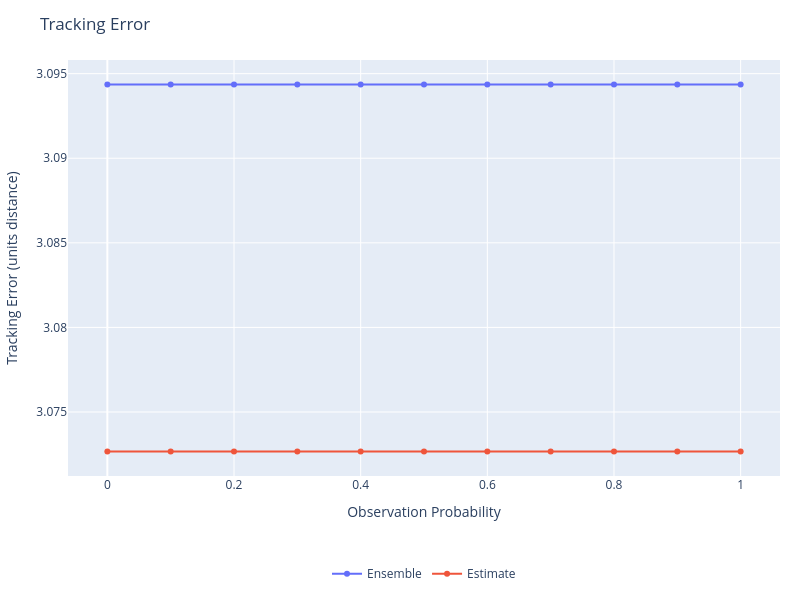
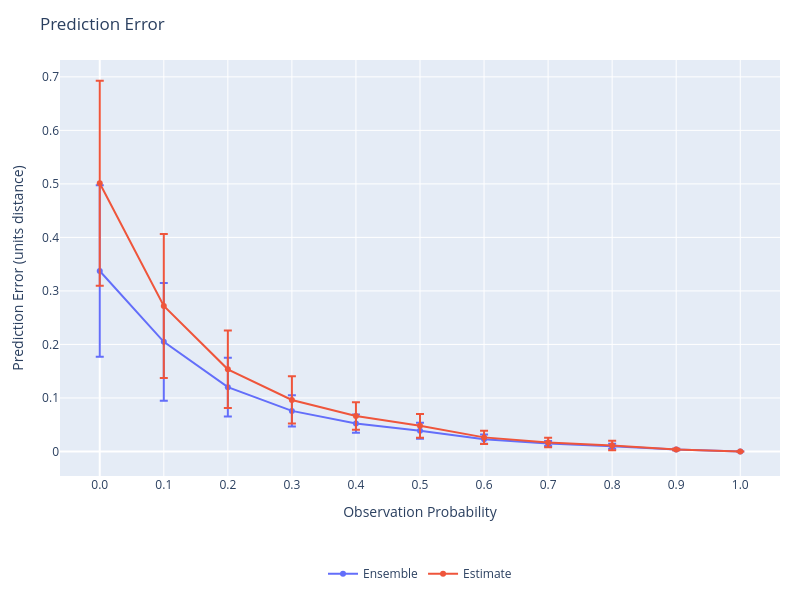
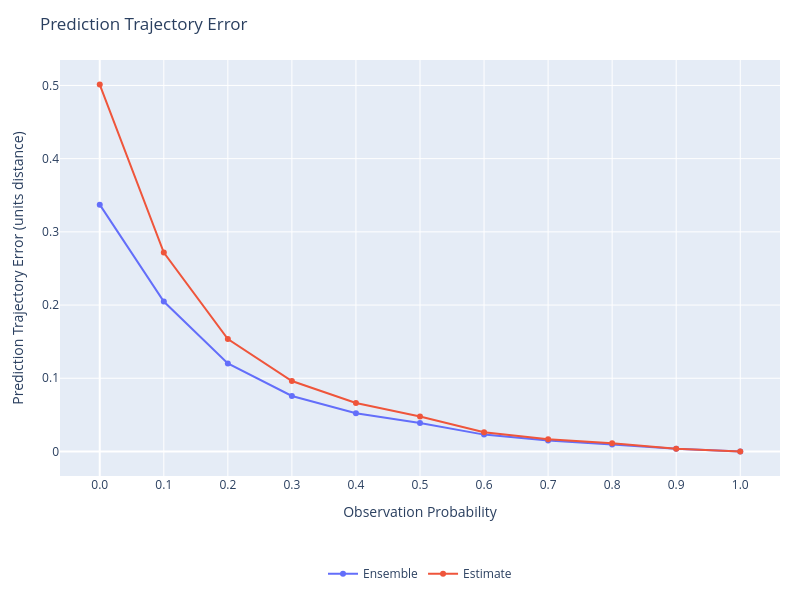
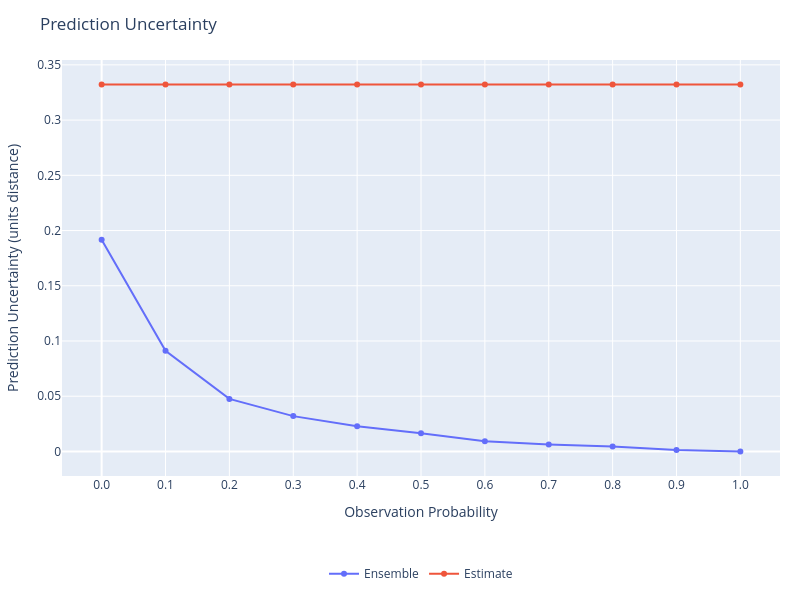

These figures' notebook cell, in order:
### Code cell
%reload_ext autoreload
%autoreload 2
from plots import *
import numpy as np

x_key = 'observation_probability'

# Data for plotting
plots = {
    'tracking_error_mean': {
        'title': 'Tracking Error',
        'ylabel': 'Tracking Error (units distance)',
        'xlabel': 'Observation Probability',
        # Average over all episodes and all timesteps.
        'y': {
            series: [np.mean(output[series][experiment]['tracking_error_mean']) for experiment in output[series]]
                for series in output
        }
    },
    'prediction_error_mean': {
        'title': 'Prediction Error',
        'ylabel': 'Prediction Error (units distance)',
        'xlabel': 'Observation Probability',
        'x': {series: get_x_radii(series, output, x_key) for series in output},
        # Average over all episodes and all timesteps.
        'y': {
            series: [np.mean(output[series][exp]['prediction_error_mean']) for exp in sorted_experiments(series, output, x_key)]
                for series in output if not next(iter(output[series].values())).attrs['prediction_disable']
        },
        'y_std': {
            series: [np.std(np.mean(output[series][exp]['prediction_error_mean'], axis=tuple(range(1, output[series][exp]['prediction_error_mean'].ndim)))) for exp in sorted_experiments(series, output, x_key)]
                for series in output if not next(iter(output[series].values())).attrs['prediction_disable']
        }
    },
    'prediction_trajectory_error_mean': {
        'title': 'Prediction Trajectory Error',
        'ylabel': 'Prediction Trajectory Error (units distance)',
        'xlabel': 'Observation Probability',
        'x': {series: get_x_radii(series, output, x_key) for series in output},
        # Average over all episodes and all timesteps.
        'y': {
            series: [np.mean(output[series][exp]['prediction_trajectory_error_mean']) for exp in sorted_experiments(series, output, x_key)]
                for series in output if not next(iter(output[series].values())).attrs['prediction_disable']
        }
    },
    'prediction_uncertainty_mean': {
        'title': 'Prediction Uncertainty',
        'ylabel': 'Prediction Uncertainty (units distance)',
        'xlabel': 'Observation Probability',
        'x': {series: get_x_radii(series, output, x_key) for series in output},
        # Average over all episodes and all timesteps.
        'y': {
            series: [np.mean(output[series][exp]['prediction_uncertainty_mean']) for exp in sorted_experiments(series, output, x_key)]
                for series in output if not next(iter(output[series].values())).attrs['prediction_disable']
        }
    },
    'prediction_uncertainty_gap_mean': {
        'title': 'Prediction Uncertainty Error',
        'ylabel': 'Prediction Uncertainty Error (units distance)',
        'xlabel': 'Observation Probability',
        'x': {series: get_x_radii(series, output, x_key) for series in output},
        # Average over all episodes and all timesteps.
        'y': {
            series: [np.mean(output[series][exp]['prediction_uncertainty_gap_mean']) for exp in sorted_experiments(series, output, x_key)]
                for series in output if not next(iter(output[series].values())).attrs['prediction_disable']
        }
    },
    'prediction_uncertainty_gap_min': {
        'title': 'Prediction Uncertainty Error (Min)',
        'ylabel': 'Prediction Uncertainty Error Min (units distance)',
        'xlabel': 'Observation Probability',
        'x': {series: get_x_radii(series, output, x_key) for series in output},
        # Average over all episodes and all timesteps.
        'y': {
            series: [np.mean(output[series][exp]['prediction_uncertainty_gap_min']) for exp in sorted_experiments(series, output, x_key)]
                for series in output if not next(iter(output[series].values())).attrs['prediction_disable']
        }
    },
    'prediction_uncertainty_gap_max': {
        'title': 'Prediction Uncertainty Error (Max)',
        'ylabel': 'Prediction Uncertainty Error Max (units distance)',
        'xlabel': 'Observation Probability',
        'x': {series: get_x_radii(series, output, x_key) for series in output},
        # Average over all episodes and all timesteps.
        'y': {
            series: [np.mean(output[series][exp]['prediction_uncertainty_gap_max']) for exp in sorted_experiments(series, output, x_key)]
                for series in output if not next(iter(output[series].values())).attrs['prediction_disable']
        }
    }
}

# Miscelaneous statistics.
timesteps = [np.max([np.max(output[series][experiment]['deltaSteps'].shape[1]) for experiment in output[series]]) for series in output]

plot(plots, timesteps=timesteps)

### Figure 1 — Plotly figure (JSON) as saved in the notebook; plotly's stock layout.template omitted (floating-point values rounded to 4 significant figures)
{"data": [{"hovertemplate": "%{x:.2f}: %{y:.4f}<extra></extra>", "mode": "lines+markers", "name": "Ensemble", "type": "scatter", "x": [0.0, 0.1, 0.2, 0.3, 0.4, 0.5, 0.6, 0.7, 0.8, 0.9, 1.0], "y": [3.094, 3.094, 3.094, 3.094, 3.094, 3.094, 3.094, 3.094, 3.094, 3.094, 3.094]}, {"hovertemplate": "%{x:.2f}: %{y:.4f}<extra></extra>", "mode": "lines+markers", "name": "Estimate", "type": "scatter", "x": [0.0, 0.1, 0.2, 0.3, 0.4, 0.5, 0.6, 0.7, 0.8, 0.9, 1.0], "y": [3.073, 3.073, 3.073, 3.073, 3.073, 3.073, 3.073, 3.073, 3.073, 3.073, 3.073]}], "layout": {"autosize": true, "height": 600, "hovermode": "closest", "legend": {"orientation": "h", "x": 0.5, "xanchor": "center", "y": -0.2, "yanchor": "top"}, "margin": {"b": 120, "l": 60, "r": 20, "t": 60}, "showlegend": true, "title": {"text": "Tracking Error"}, "width": 800, "xaxis": {"title": {"text": "Observation Probability"}}, "yaxis": {"title": {"text": "Tracking Error (units distance)"}}}}

### Figure 2 — Plotly figure (JSON) as saved in the notebook; plotly's stock layout.template omitted (floating-point values rounded to 4 significant figures)
{"data": [{"error_y": {"array": [0.1604, 0.11, 0.05486, 0.02929, 0.01693, 0.01498, 0.008722, 0.004821, 0.004623, 0.001315, 1.061e-08], "type": "data", "visible": true}, "hovertemplate": "%{x:.2f}: %{y:.4f}<extra></extra>", "mode": "lines+markers", "name": "Ensemble", "type": "scatter", "x": [0, 0.1, 0.2, 0.3, 0.4, 0.5, 0.6, 0.7, 0.8, 0.9, 1], "y": [0.3371, 0.2048, 0.1202, 0.07582, 0.05207, 0.03871, 0.02299, 0.01481, 0.009569, 0.003538, 4.752e-08]}, {"error_y": {"array": [0.1914, 0.1344, 0.07249, 0.04419, 0.02555, 0.02225, 0.0123, 0.008829, 0.008905, 0.001415, 2.621e-09], "type": "data", "visible": true}, "hovertemplate": "%{x:.2f}: %{y:.4f}<extra></extra>", "mode": "lines+markers", "name": "Estimate", "type": "scatter", "x": [0, 0.1, 0.2, 0.3, 0.4, 0.5, 0.6, 0.7, 0.8, 0.9, 1], "y": [0.5012, 0.2718, 0.1535, 0.09623, 0.06622, 0.04783, 0.0263, 0.01661, 0.01119, 0.003541, 1.056e-08]}], "layout": {"autosize": true, "height": 600, "hovermode": "closest", "legend": {"orientation": "h", "x": 0.5, "xanchor": "center", "y": -0.2, "yanchor": "top"}, "margin": {"b": 120, "l": 60, "r": 20, "t": 60}, "showlegend": true, "title": {"text": "Prediction Error"}, "width": 800, "xaxis": {"ticktext": ["0.0", "0.1", "0.2", "0.3", "0.4", "0.5", "0.6", "0.7", "0.8", "0.9", "1.0"], "tickvals": [0, 0.1, 0.2, 0.3, 0.4, 0.5, 0.6, 0.7, 0.8, 0.9, 1], "title": {"text": "Observation Probability"}}, "yaxis": {"title": {"text": "Prediction Error (units distance)"}}}}

### Figure 3 — Plotly figure (JSON) as saved in the notebook; plotly's stock layout.template omitted (floating-point values rounded to 4 significant figures)
{"data": [{"hovertemplate": "%{x:.2f}: %{y:.4f}<extra></extra>", "mode": "lines+markers", "name": "Ensemble", "type": "scatter", "x": [0, 0.1, 0.2, 0.3, 0.4, 0.5, 0.6, 0.7, 0.8, 0.9, 1], "y": [0.3371, 0.2048, 0.1202, 0.07582, 0.05207, 0.03871, 0.02299, 0.01481, 0.009569, 0.003538, 4.752e-08]}, {"hovertemplate": "%{x:.2f}: %{y:.4f}<extra></extra>", "mode": "lines+markers", "name": "Estimate", "type": "scatter", "x": [0, 0.1, 0.2, 0.3, 0.4, 0.5, 0.6, 0.7, 0.8, 0.9, 1], "y": [0.5012, 0.2718, 0.1535, 0.09623, 0.06622, 0.04783, 0.0263, 0.01661, 0.01119, 0.003541, 1.056e-08]}], "layout": {"autosize": true, "height": 600, "hovermode": "closest", "legend": {"orientation": "h", "x": 0.5, "xanchor": "center", "y": -0.2, "yanchor": "top"}, "margin": {"b": 120, "l": 60, "r": 20, "t": 60}, "showlegend": true, "title": {"text": "Prediction Trajectory Error"}, "width": 800, "xaxis": {"ticktext": ["0.0", "0.1", "0.2", "0.3", "0.4", "0.5", "0.6", "0.7", "0.8", "0.9", "1.0"], "tickvals": [0, 0.1, 0.2, 0.3, 0.4, 0.5, 0.6, 0.7, 0.8, 0.9, 1], "title": {"text": "Observation Probability"}}, "yaxis": {"title": {"text": "Prediction Trajectory Error (units distance)"}}}}

### Figure 4 — Plotly figure (JSON) as saved in the notebook; plotly's stock layout.template omitted (floating-point values rounded to 4 significant figures)
{"data": [{"hovertemplate": "%{x:.2f}: %{y:.4f}<extra></extra>", "mode": "lines+markers", "name": "Ensemble", "type": "scatter", "x": [0, 0.1, 0.2, 0.3, 0.4, 0.5, 0.6, 0.7, 0.8, 0.9, 1], "y": [0.1917, 0.09108, 0.0476, 0.03198, 0.02291, 0.01644, 0.009287, 0.006312, 0.004476, 0.001355, 1.455e-08]}, {"hovertemplate": "%{x:.2f}: %{y:.4f}<extra></extra>", "mode": "lines+markers", "name": "Estimate", "type": "scatter", "x": [0, 0.1, 0.2, 0.3, 0.4, 0.5, 0.6, 0.7, 0.8, 0.9, 1], "y": [0.3322, 0.3322, 0.3322, 0.3322, 0.3322, 0.3322, 0.3322, 0.3322, 0.3322, 0.3322, 0.3322]}], "layout": {"autosize": true, "height": 600, "hovermode": "closest", "legend": {"orientation": "h", "x": 0.5, "xanchor": "center", "y": -0.2, "yanchor": "top"}, "margin": {"b": 120, "l": 60, "r": 20, "t": 60}, "showlegend": true, "title": {"text": "Prediction Uncertainty"}, "width": 800, "xaxis": {"ticktext": ["0.0", "0.1", "0.2", "0.3", "0.4", "0.5", "0.6", "0.7", "0.8", "0.9", "1.0"], "tickvals": [0, 0.1, 0.2, 0.3, 0.4, 0.5, 0.6, 0.7, 0.8, 0.9, 1], "title": {"text": "Observation Probability"}}, "yaxis": {"title": {"text": "Prediction Uncertainty (units distance)"}}}}
